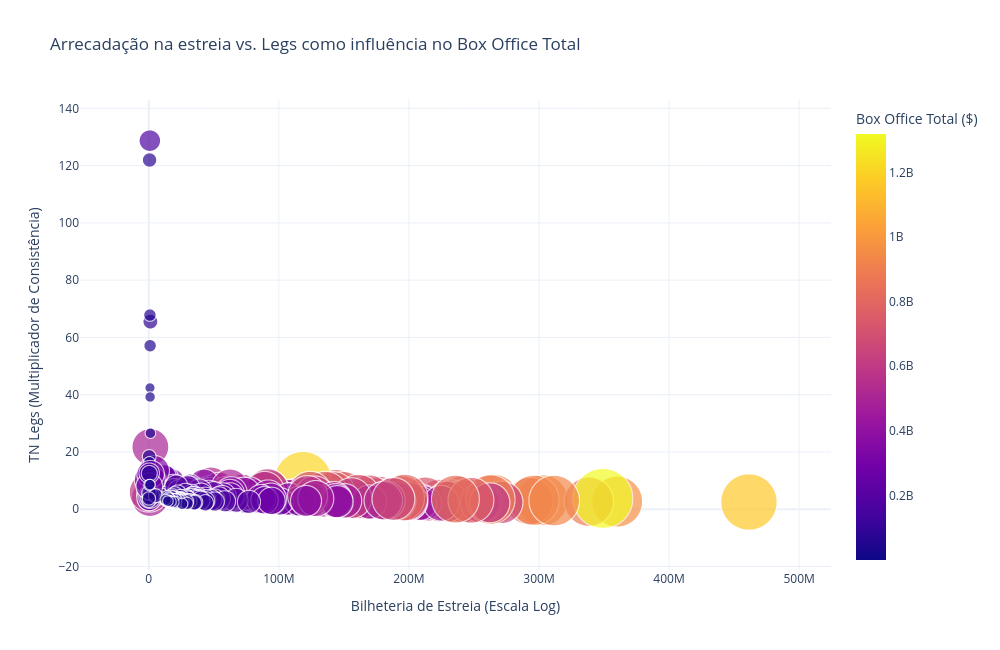

Notebook code for this chart:
### Code cell
# Remove valores nulos nas três colunas essenciais
df_plot = df.dropna(subset=['estreia_bilheteria', 'tn_legs', 'domestic_bo']).copy()

# 2. Cria o Gráfico de Bolhas
fig = px.scatter(
    df_plot,
    x='estreia_bilheteria',
    y='tn_legs',
    size='domestic_bo',       # O TAMANHO da bolha é o Box Office Total (quanto maior, mais faturou)
    color='domestic_bo',      # A COR da bolha reforça o volume de faturamento
    hover_name='nome',
    hover_data=['year', 'genre', 'rating'],
    title='Arrecadação na estreia vs. Legs como influência no Box Office Total',
    labels={
        'estreia_bilheteria': 'Bilheteria de Estreia ($)',
        'tn_legs': 'TN Legs (Sustentabilidade / Consistência)',
        'domestic_bo': 'Box Office Total ($)'
    },
    color_continuous_scale='Plasma', # Escala de cores (tons mais claros/amarelos = maiores bilheterias)
    size_max=60                      # Limite máximo do tamanho da bolha para não embolar
)

# 3. Ajustes visuais (Escala log no eixo X por conta da disparidade dos blockbusters)
fig.update_layout(
    #xaxis_type='log',
    xaxis_title='Bilheteria de Estreia (Escala Log)',
    yaxis_title='TN Legs (Multiplicador de Consistência)',
    width=1000,
    height=650,
    template='plotly_white'
)

# Exibe o gráfico interativo
fig.show()

### Figure 1 — Plotly figure (JSON) as saved in the notebook; plotly's stock layout.template omitted (floating-point values rounded to 4 significant figures; data arrays with more than 128 entries replaced by an {"elided": "..."} marker saying what was removed)
{"data": [{"customdata": {"elided": "2682x3 mixed values"}, "hovertemplate": "<b>%{hovertext}</b><br><br>Bilheteria de Estreia ($)=%{x}<br>TN Legs (Sustentabilidade / Consistência)=%{y}<br>Box Office Total ($)=%{marker.color}<br>year=%{customdata[0]}<br>genre=%{customdata[1]}<br>rating=%{customdata[2]}<extra></extra>", "hovertext": {"elided": "2682 str values"}, "legendgroup": "", "marker": {"color": {"elided": "2682 float values"}, "coloraxis": "coloraxis", "size": {"elided": "2682 float values"}, "sizemode": "area", "sizeref": 366300.0, "symbol": "circle"}, "mode": "markers", "name": "", "showlegend": false, "type": "scattergl", "x": {"elided": "2682 float values"}, "xaxis": "x", "y": {"elided": "2682 float values"}, "yaxis": "y"}], "layout": {"coloraxis": {"colorbar": {"title": {"text": "Box Office Total ($)"}}, "colorscale": [[0, "#0d0887"], [0.1111, "#46039f"], [0.2222, "#7201a8"], [0.3333, "#9c179e"], [0.4444, "#bd3786"], [0.5556, "#d8576b"], [0.6667, "#ed7953"], [0.7778, "#fb9f3a"], [0.8889, "#fdca26"], [1, "#f0f921"]]}, "height": 650, "legend": {"itemsizing": "constant", "tracegroupgap": 0}, "title": {"text": "Arrecadação na estreia vs. Legs como influência no Box Office Total"}, "width": 1000, "xaxis": {"anchor": "y", "domain": [0, 1], "title": {"text": "Bilheteria de Estreia (Escala Log)"}}, "yaxis": {"anchor": "x", "domain": [0, 1], "title": {"text": "TN Legs (Multiplicador de Consistência)"}}}}
